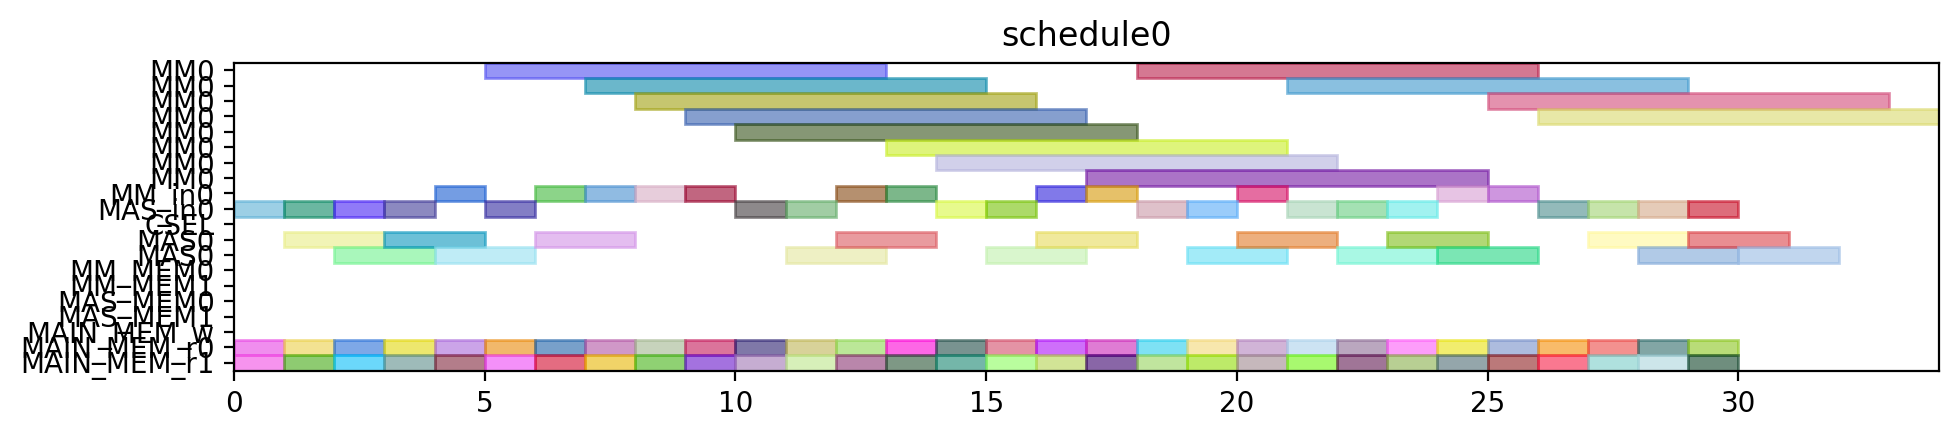

Write Python code to recreate this figure.
from pyschedule import Scenario, solvers, plotters, alt


def solve():
	horizon = 120
	S = Scenario("schedule0", horizon=horizon)

	# resource
	MM = S.Resources('MM', num=1, size=8)
	MM_in = S.Resources('MM_in', num=1)
	MAS_in = S.Resources('MAS_in', num=1)
	CSEL = S.Resource('CSEL')
	MAS = S.Resources('MAS', num=1, size=2, periods=range(1, horizon))
	MM_MEM = S.Resources('MM_MEM', num=2)
	MAS_MEM = S.Resources('MAS_MEM', num=2)
	MAIN_MEM_w = S.Resource('MAIN_MEM_w', size=1)
	MAIN_MEM_r = S.Resources('MAIN_MEM_r', num=2)

	# result of previous scheduling

	# new tasks
	T1_t0 = S.Task('T1_t0', length=2, delay_cost=1)
	T1_t0 += alt(MAS)
	T1_t0_in = S.Task('T1_t0_in', length=1, delay_cost=1)
	T1_t0_in += alt(MAS_in)
	S += T1_t0_in*MAS_in[0]<=T1_t0*MAS[0]

	T1_t0_mem0 = S.Task('T1_t0_mem0', length=1, delay_cost=1)
	T1_t0_mem0 += MAIN_MEM_r[0]
	S += T1_t0_mem0 <= T1_t0

	T1_t0_mem1 = S.Task('T1_t0_mem1', length=1, delay_cost=1)
	T1_t0_mem1 += MAIN_MEM_r[1]
	S += T1_t0_mem1 <= T1_t0

	T1_t1 = S.Task('T1_t1', length=2, delay_cost=1)
	T1_t1 += alt(MAS)
	T1_t1_in = S.Task('T1_t1_in', length=1, delay_cost=1)
	T1_t1_in += alt(MAS_in)
	S += T1_t1_in*MAS_in[0]<=T1_t1*MAS[0]

	T1_t1_mem0 = S.Task('T1_t1_mem0', length=1, delay_cost=1)
	T1_t1_mem0 += MAIN_MEM_r[0]
	S += T1_t1_mem0 <= T1_t1

	T1_t1_mem1 = S.Task('T1_t1_mem1', length=1, delay_cost=1)
	T1_t1_mem1 += MAIN_MEM_r[1]
	S += T1_t1_mem1 <= T1_t1

	T1_t3 = S.Task('T1_t3', length=8, delay_cost=1)
	T1_t3 += alt(MM)
	T1_t3_in = S.Task('T1_t3_in', length=1, delay_cost=1)
	T1_t3_in += alt(MM_in)
	S += T1_t3_in*MM_in[0]<=T1_t3*MM[0]
	T1_t3_mem0 = S.Task('T1_t3_mem0', length=1, delay_cost=1)
	T1_t3_mem0 += MAIN_MEM_r[0]
	S += T1_t3_mem0 <= T1_t3

	T1_t3_mem1 = S.Task('T1_t3_mem1', length=1, delay_cost=1)
	T1_t3_mem1 += MAIN_MEM_r[1]
	S += T1_t3_mem1 <= T1_t3

	T2_t0 = S.Task('T2_t0', length=8, delay_cost=1)
	T2_t0 += alt(MM)
	T2_t0_in = S.Task('T2_t0_in', length=1, delay_cost=1)
	T2_t0_in += alt(MM_in)
	S += T2_t0_in*MM_in[0]<=T2_t0*MM[0]
	T2_t0_mem0 = S.Task('T2_t0_mem0', length=1, delay_cost=1)
	T2_t0_mem0 += MAIN_MEM_r[0]
	S += T2_t0_mem0 <= T2_t0

	T2_t0_mem1 = S.Task('T2_t0_mem1', length=1, delay_cost=1)
	T2_t0_mem1 += MAIN_MEM_r[1]
	S += T2_t0_mem1 <= T2_t0

	T2_t1 = S.Task('T2_t1', length=8, delay_cost=1)
	T2_t1 += alt(MM)
	T2_t1_in = S.Task('T2_t1_in', length=1, delay_cost=1)
	T2_t1_in += alt(MM_in)
	S += T2_t1_in*MM_in[0]<=T2_t1*MM[0]
	T2_t1_mem0 = S.Task('T2_t1_mem0', length=1, delay_cost=1)
	T2_t1_mem0 += MAIN_MEM_r[0]
	S += T2_t1_mem0 <= T2_t1

	T2_t1_mem1 = S.Task('T2_t1_mem1', length=1, delay_cost=1)
	T2_t1_mem1 += MAIN_MEM_r[1]
	S += T2_t1_mem1 <= T2_t1

	T2_t2 = S.Task('T2_t2', length=2, delay_cost=1)
	T2_t2 += alt(MAS)
	T2_t2_in = S.Task('T2_t2_in', length=1, delay_cost=1)
	T2_t2_in += alt(MAS_in)
	S += T2_t2_in*MAS_in[0]<=T2_t2*MAS[0]

	T2_t2_mem0 = S.Task('T2_t2_mem0', length=1, delay_cost=1)
	T2_t2_mem0 += MAIN_MEM_r[0]
	S += T2_t2_mem0 <= T2_t2

	T2_t2_mem1 = S.Task('T2_t2_mem1', length=1, delay_cost=1)
	T2_t2_mem1 += MAIN_MEM_r[1]
	S += T2_t2_mem1 <= T2_t2

	T2_t3 = S.Task('T2_t3', length=2, delay_cost=1)
	T2_t3 += alt(MAS)
	T2_t3_in = S.Task('T2_t3_in', length=1, delay_cost=1)
	T2_t3_in += alt(MAS_in)
	S += T2_t3_in*MAS_in[0]<=T2_t3*MAS[0]

	T2_t3_mem0 = S.Task('T2_t3_mem0', length=1, delay_cost=1)
	T2_t3_mem0 += MAIN_MEM_r[0]
	S += T2_t3_mem0 <= T2_t3

	T2_t3_mem1 = S.Task('T2_t3_mem1', length=1, delay_cost=1)
	T2_t3_mem1 += MAIN_MEM_r[1]
	S += T2_t3_mem1 <= T2_t3

	T3_t0 = S.Task('T3_t0', length=8, delay_cost=1)
	T3_t0 += alt(MM)
	T3_t0_in = S.Task('T3_t0_in', length=1, delay_cost=1)
	T3_t0_in += alt(MM_in)
	S += T3_t0_in*MM_in[0]<=T3_t0*MM[0]
	T3_t0_mem0 = S.Task('T3_t0_mem0', length=1, delay_cost=1)
	T3_t0_mem0 += MAIN_MEM_r[0]
	S += T3_t0_mem0 <= T3_t0

	T3_t0_mem1 = S.Task('T3_t0_mem1', length=1, delay_cost=1)
	T3_t0_mem1 += MAIN_MEM_r[1]
	S += T3_t0_mem1 <= T3_t0

	T3_t1 = S.Task('T3_t1', length=8, delay_cost=1)
	T3_t1 += alt(MM)
	T3_t1_in = S.Task('T3_t1_in', length=1, delay_cost=1)
	T3_t1_in += alt(MM_in)
	S += T3_t1_in*MM_in[0]<=T3_t1*MM[0]
	T3_t1_mem0 = S.Task('T3_t1_mem0', length=1, delay_cost=1)
	T3_t1_mem0 += MAIN_MEM_r[0]
	S += T3_t1_mem0 <= T3_t1

	T3_t1_mem1 = S.Task('T3_t1_mem1', length=1, delay_cost=1)
	T3_t1_mem1 += MAIN_MEM_r[1]
	S += T3_t1_mem1 <= T3_t1

	T3_t2 = S.Task('T3_t2', length=2, delay_cost=1)
	T3_t2 += alt(MAS)
	T3_t2_in = S.Task('T3_t2_in', length=1, delay_cost=1)
	T3_t2_in += alt(MAS_in)
	S += T3_t2_in*MAS_in[0]<=T3_t2*MAS[0]

	T3_t2_mem0 = S.Task('T3_t2_mem0', length=1, delay_cost=1)
	T3_t2_mem0 += MAIN_MEM_r[0]
	S += T3_t2_mem0 <= T3_t2

	T3_t2_mem1 = S.Task('T3_t2_mem1', length=1, delay_cost=1)
	T3_t2_mem1 += MAIN_MEM_r[1]
	S += T3_t2_mem1 <= T3_t2

	T3_t3 = S.Task('T3_t3', length=2, delay_cost=1)
	T3_t3 += alt(MAS)
	T3_t3_in = S.Task('T3_t3_in', length=1, delay_cost=1)
	T3_t3_in += alt(MAS_in)
	S += T3_t3_in*MAS_in[0]<=T3_t3*MAS[0]

	T3_t3_mem0 = S.Task('T3_t3_mem0', length=1, delay_cost=1)
	T3_t3_mem0 += MAIN_MEM_r[0]
	S += T3_t3_mem0 <= T3_t3

	T3_t3_mem1 = S.Task('T3_t3_mem1', length=1, delay_cost=1)
	T3_t3_mem1 += MAIN_MEM_r[1]
	S += T3_t3_mem1 <= T3_t3

	T4_t0 = S.Task('T4_t0', length=8, delay_cost=1)
	T4_t0 += alt(MM)
	T4_t0_in = S.Task('T4_t0_in', length=1, delay_cost=1)
	T4_t0_in += alt(MM_in)
	S += T4_t0_in*MM_in[0]<=T4_t0*MM[0]
	T4_t0_mem0 = S.Task('T4_t0_mem0', length=1, delay_cost=1)
	T4_t0_mem0 += MAIN_MEM_r[0]
	S += T4_t0_mem0 <= T4_t0

	T4_t0_mem1 = S.Task('T4_t0_mem1', length=1, delay_cost=1)
	T4_t0_mem1 += MAIN_MEM_r[1]
	S += T4_t0_mem1 <= T4_t0

	T4_t1 = S.Task('T4_t1', length=8, delay_cost=1)
	T4_t1 += alt(MM)
	T4_t1_in = S.Task('T4_t1_in', length=1, delay_cost=1)
	T4_t1_in += alt(MM_in)
	S += T4_t1_in*MM_in[0]<=T4_t1*MM[0]
	T4_t1_mem0 = S.Task('T4_t1_mem0', length=1, delay_cost=1)
	T4_t1_mem0 += MAIN_MEM_r[0]
	S += T4_t1_mem0 <= T4_t1

	T4_t1_mem1 = S.Task('T4_t1_mem1', length=1, delay_cost=1)
	T4_t1_mem1 += MAIN_MEM_r[1]
	S += T4_t1_mem1 <= T4_t1

	T4_t2 = S.Task('T4_t2', length=2, delay_cost=1)
	T4_t2 += alt(MAS)
	T4_t2_in = S.Task('T4_t2_in', length=1, delay_cost=1)
	T4_t2_in += alt(MAS_in)
	S += T4_t2_in*MAS_in[0]<=T4_t2*MAS[0]

	T4_t2_mem0 = S.Task('T4_t2_mem0', length=1, delay_cost=1)
	T4_t2_mem0 += MAIN_MEM_r[0]
	S += T4_t2_mem0 <= T4_t2

	T4_t2_mem1 = S.Task('T4_t2_mem1', length=1, delay_cost=1)
	T4_t2_mem1 += MAIN_MEM_r[1]
	S += T4_t2_mem1 <= T4_t2

	T4_t3 = S.Task('T4_t3', length=2, delay_cost=1)
	T4_t3 += alt(MAS)
	T4_t3_in = S.Task('T4_t3_in', length=1, delay_cost=1)
	T4_t3_in += alt(MAS_in)
	S += T4_t3_in*MAS_in[0]<=T4_t3*MAS[0]

	T4_t3_mem0 = S.Task('T4_t3_mem0', length=1, delay_cost=1)
	T4_t3_mem0 += MAIN_MEM_r[0]
	S += T4_t3_mem0 <= T4_t3

	T4_t3_mem1 = S.Task('T4_t3_mem1', length=1, delay_cost=1)
	T4_t3_mem1 += MAIN_MEM_r[1]
	S += T4_t3_mem1 <= T4_t3

	T5_t0 = S.Task('T5_t0', length=2, delay_cost=1)
	T5_t0 += alt(MAS)
	T5_t0_in = S.Task('T5_t0_in', length=1, delay_cost=1)
	T5_t0_in += alt(MAS_in)
	S += T5_t0_in*MAS_in[0]<=T5_t0*MAS[0]

	T5_t0_mem0 = S.Task('T5_t0_mem0', length=1, delay_cost=1)
	T5_t0_mem0 += MAIN_MEM_r[0]
	S += T5_t0_mem0 <= T5_t0

	T5_t0_mem1 = S.Task('T5_t0_mem1', length=1, delay_cost=1)
	T5_t0_mem1 += MAIN_MEM_r[1]
	S += T5_t0_mem1 <= T5_t0

	T5_t1 = S.Task('T5_t1', length=2, delay_cost=1)
	T5_t1 += alt(MAS)
	T5_t1_in = S.Task('T5_t1_in', length=1, delay_cost=1)
	T5_t1_in += alt(MAS_in)
	S += T5_t1_in*MAS_in[0]<=T5_t1*MAS[0]

	T5_t1_mem0 = S.Task('T5_t1_mem0', length=1, delay_cost=1)
	T5_t1_mem0 += MAIN_MEM_r[0]
	S += T5_t1_mem0 <= T5_t1

	T5_t1_mem1 = S.Task('T5_t1_mem1', length=1, delay_cost=1)
	T5_t1_mem1 += MAIN_MEM_r[1]
	S += T5_t1_mem1 <= T5_t1

	T5_t3 = S.Task('T5_t3', length=8, delay_cost=1)
	T5_t3 += alt(MM)
	T5_t3_in = S.Task('T5_t3_in', length=1, delay_cost=1)
	T5_t3_in += alt(MM_in)
	S += T5_t3_in*MM_in[0]<=T5_t3*MM[0]
	T5_t3_mem0 = S.Task('T5_t3_mem0', length=1, delay_cost=1)
	T5_t3_mem0 += MAIN_MEM_r[0]
	S += T5_t3_mem0 <= T5_t3

	T5_t3_mem1 = S.Task('T5_t3_mem1', length=1, delay_cost=1)
	T5_t3_mem1 += MAIN_MEM_r[1]
	S += T5_t3_mem1 <= T5_t3

	T6_t0 = S.Task('T6_t0', length=8, delay_cost=1)
	T6_t0 += alt(MM)
	T6_t0_in = S.Task('T6_t0_in', length=1, delay_cost=1)
	T6_t0_in += alt(MM_in)
	S += T6_t0_in*MM_in[0]<=T6_t0*MM[0]
	T6_t0_mem0 = S.Task('T6_t0_mem0', length=1, delay_cost=1)
	T6_t0_mem0 += MAIN_MEM_r[0]
	S += T6_t0_mem0 <= T6_t0

	T6_t0_mem1 = S.Task('T6_t0_mem1', length=1, delay_cost=1)
	T6_t0_mem1 += MAIN_MEM_r[1]
	S += T6_t0_mem1 <= T6_t0

	T6_t1 = S.Task('T6_t1', length=8, delay_cost=1)
	T6_t1 += alt(MM)
	T6_t1_in = S.Task('T6_t1_in', length=1, delay_cost=1)
	T6_t1_in += alt(MM_in)
	S += T6_t1_in*MM_in[0]<=T6_t1*MM[0]
	T6_t1_mem0 = S.Task('T6_t1_mem0', length=1, delay_cost=1)
	T6_t1_mem0 += MAIN_MEM_r[0]
	S += T6_t1_mem0 <= T6_t1

	T6_t1_mem1 = S.Task('T6_t1_mem1', length=1, delay_cost=1)
	T6_t1_mem1 += MAIN_MEM_r[1]
	S += T6_t1_mem1 <= T6_t1

	T6_t2 = S.Task('T6_t2', length=2, delay_cost=1)
	T6_t2 += alt(MAS)
	T6_t2_in = S.Task('T6_t2_in', length=1, delay_cost=1)
	T6_t2_in += alt(MAS_in)
	S += T6_t2_in*MAS_in[0]<=T6_t2*MAS[0]

	T6_t2_mem0 = S.Task('T6_t2_mem0', length=1, delay_cost=1)
	T6_t2_mem0 += MAIN_MEM_r[0]
	S += T6_t2_mem0 <= T6_t2

	T6_t2_mem1 = S.Task('T6_t2_mem1', length=1, delay_cost=1)
	T6_t2_mem1 += MAIN_MEM_r[1]
	S += T6_t2_mem1 <= T6_t2

	T6_t3 = S.Task('T6_t3', length=2, delay_cost=1)
	T6_t3 += alt(MAS)
	T6_t3_in = S.Task('T6_t3_in', length=1, delay_cost=1)
	T6_t3_in += alt(MAS_in)
	S += T6_t3_in*MAS_in[0]<=T6_t3*MAS[0]

	T6_t3_mem0 = S.Task('T6_t3_mem0', length=1, delay_cost=1)
	T6_t3_mem0 += MAIN_MEM_r[0]
	S += T6_t3_mem0 <= T6_t3

	T6_t3_mem1 = S.Task('T6_t3_mem1', length=1, delay_cost=1)
	T6_t3_mem1 += MAIN_MEM_r[1]
	S += T6_t3_mem1 <= T6_t3

	T7_t0 = S.Task('T7_t0', length=8, delay_cost=1)
	T7_t0 += alt(MM)
	T7_t0_in = S.Task('T7_t0_in', length=1, delay_cost=1)
	T7_t0_in += alt(MM_in)
	S += T7_t0_in*MM_in[0]<=T7_t0*MM[0]
	T7_t0_mem0 = S.Task('T7_t0_mem0', length=1, delay_cost=1)
	T7_t0_mem0 += MAIN_MEM_r[0]
	S += T7_t0_mem0 <= T7_t0

	T7_t0_mem1 = S.Task('T7_t0_mem1', length=1, delay_cost=1)
	T7_t0_mem1 += MAIN_MEM_r[1]
	S += T7_t0_mem1 <= T7_t0

	T7_t1 = S.Task('T7_t1', length=8, delay_cost=1)
	T7_t1 += alt(MM)
	T7_t1_in = S.Task('T7_t1_in', length=1, delay_cost=1)
	T7_t1_in += alt(MM_in)
	S += T7_t1_in*MM_in[0]<=T7_t1*MM[0]
	T7_t1_mem0 = S.Task('T7_t1_mem0', length=1, delay_cost=1)
	T7_t1_mem0 += MAIN_MEM_r[0]
	S += T7_t1_mem0 <= T7_t1

	T7_t1_mem1 = S.Task('T7_t1_mem1', length=1, delay_cost=1)
	T7_t1_mem1 += MAIN_MEM_r[1]
	S += T7_t1_mem1 <= T7_t1

	T7_t2 = S.Task('T7_t2', length=2, delay_cost=1)
	T7_t2 += alt(MAS)
	T7_t2_in = S.Task('T7_t2_in', length=1, delay_cost=1)
	T7_t2_in += alt(MAS_in)
	S += T7_t2_in*MAS_in[0]<=T7_t2*MAS[0]

	T7_t2_mem0 = S.Task('T7_t2_mem0', length=1, delay_cost=1)
	T7_t2_mem0 += MAIN_MEM_r[0]
	S += T7_t2_mem0 <= T7_t2

	T7_t2_mem1 = S.Task('T7_t2_mem1', length=1, delay_cost=1)
	T7_t2_mem1 += MAIN_MEM_r[1]
	S += T7_t2_mem1 <= T7_t2

	T7_t3 = S.Task('T7_t3', length=2, delay_cost=1)
	T7_t3 += alt(MAS)
	T7_t3_in = S.Task('T7_t3_in', length=1, delay_cost=1)
	T7_t3_in += alt(MAS_in)
	S += T7_t3_in*MAS_in[0]<=T7_t3*MAS[0]

	T7_t3_mem0 = S.Task('T7_t3_mem0', length=1, delay_cost=1)
	T7_t3_mem0 += MAIN_MEM_r[0]
	S += T7_t3_mem0 <= T7_t3

	T7_t3_mem1 = S.Task('T7_t3_mem1', length=1, delay_cost=1)
	T7_t3_mem1 += MAIN_MEM_r[1]
	S += T7_t3_mem1 <= T7_t3

	T8_t2 = S.Task('T8_t2', length=2, delay_cost=1)
	T8_t2 += alt(MAS)
	T8_t2_in = S.Task('T8_t2_in', length=1, delay_cost=1)
	T8_t2_in += alt(MAS_in)
	S += T8_t2_in*MAS_in[0]<=T8_t2*MAS[0]

	T8_t2_mem0 = S.Task('T8_t2_mem0', length=1, delay_cost=1)
	T8_t2_mem0 += MAIN_MEM_r[0]
	S += T8_t2_mem0 <= T8_t2

	T8_t2_mem1 = S.Task('T8_t2_mem1', length=1, delay_cost=1)
	T8_t2_mem1 += MAIN_MEM_r[1]
	S += T8_t2_mem1 <= T8_t2

	T9_t2 = S.Task('T9_t2', length=2, delay_cost=1)
	T9_t2 += alt(MAS)
	T9_t2_in = S.Task('T9_t2_in', length=1, delay_cost=1)
	T9_t2_in += alt(MAS_in)
	S += T9_t2_in*MAS_in[0]<=T9_t2*MAS[0]

	T9_t2_mem0 = S.Task('T9_t2_mem0', length=1, delay_cost=1)
	T9_t2_mem0 += MAIN_MEM_r[0]
	S += T9_t2_mem0 <= T9_t2

	T9_t2_mem1 = S.Task('T9_t2_mem1', length=1, delay_cost=1)
	T9_t2_mem1 += MAIN_MEM_r[1]
	S += T9_t2_mem1 <= T9_t2

	T10_t2 = S.Task('T10_t2', length=2, delay_cost=1)
	T10_t2 += alt(MAS)
	T10_t2_in = S.Task('T10_t2_in', length=1, delay_cost=1)
	T10_t2_in += alt(MAS_in)
	S += T10_t2_in*MAS_in[0]<=T10_t2*MAS[0]

	T10_t2_mem0 = S.Task('T10_t2_mem0', length=1, delay_cost=1)
	T10_t2_mem0 += MAIN_MEM_r[0]
	S += T10_t2_mem0 <= T10_t2

	T10_t2_mem1 = S.Task('T10_t2_mem1', length=1, delay_cost=1)
	T10_t2_mem1 += MAIN_MEM_r[1]
	S += T10_t2_mem1 <= T10_t2

	T11_t2 = S.Task('T11_t2', length=2, delay_cost=1)
	T11_t2 += alt(MAS)
	T11_t2_in = S.Task('T11_t2_in', length=1, delay_cost=1)
	T11_t2_in += alt(MAS_in)
	S += T11_t2_in*MAS_in[0]<=T11_t2*MAS[0]

	T11_t2_mem0 = S.Task('T11_t2_mem0', length=1, delay_cost=1)
	T11_t2_mem0 += MAIN_MEM_r[0]
	S += T11_t2_mem0 <= T11_t2

	T11_t2_mem1 = S.Task('T11_t2_mem1', length=1, delay_cost=1)
	T11_t2_mem1 += MAIN_MEM_r[1]
	S += T11_t2_mem1 <= T11_t2

	solvers.mip.solve(S,msg=1,kind='CPLEX',ratio_gap=1.01)

	solution = [['hoge']*len(S.solution()[1]) for i in range(len(S.solution()))]
	for i in range(len(S.solution())):
		for j in range(len(S.solution()[i])):
			solution[i][j]=str(S.solution()[i][j])
	print(solution)

	cycles = int(solution[-1][3])

	pic_file_name = "/mnt/rose/usr1/fukuda/ABE/multiRAM_multiMAS_16mux/scheduling_result/stage8MM1_stage2MAS1/EP2_LADDERMUL/schedule0.png"
	if(S.solution() != []):
		plotters.matplotlib.plot(S,img_filename=pic_file_name, show_task_labels=False, fig_size=(cycles*0.25+3, 2))

	return solution
